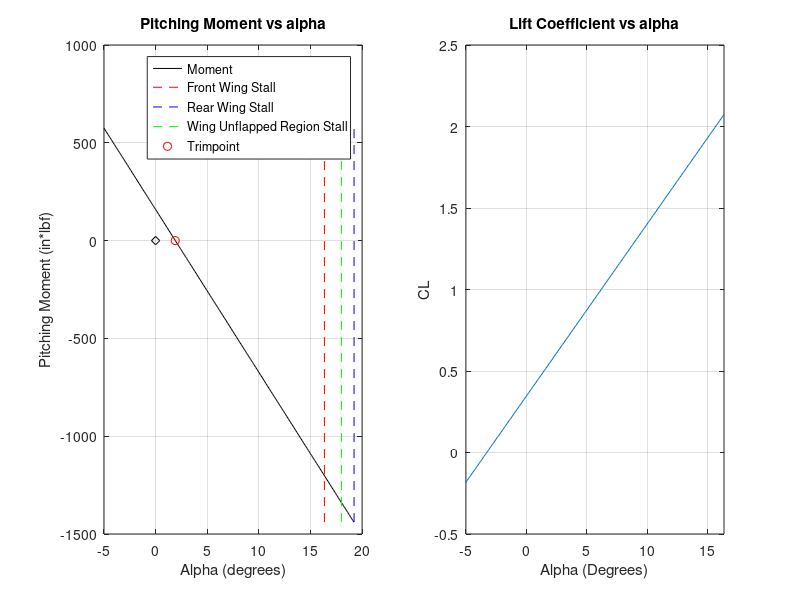

This chart was generated by the following MATLAB code:
%Alexander Walsh 6/13/2024
clear
format compact

%This script plots an approximation of the longitudinal moment vs alpha for
%a tandem wing aircraft. Assumes a trapezoidal wing with control surface
%chord radios of 0.3 (optimal).

%NOTE: This script is a linear approximation, it should only be used to get
%an idea of control surface deflections for trimpoints of the aircraft

%================================= INPUT ==================================

%Wing locations, cg location (inches)
x1 = 11;
x2 = 61;
xcg = 38.5;
%Wing dimensions (inches)
b1 = 57.6;%TOTAL span
b2 = 88.4;%TOTAL span
CR1 = 12;%root chord
CR2 = 19.6;%tip chord
lambda1 = 0.6;
lambda2 = 0.5;
ai1 = 3.8;%incidence, degrees
ai2 = 1.7;%incidence, degrees
%Control surface locations (semispan startpoints as a coefficient
%from 0 to 1 of the semispan
bCS1 = 0.5;
bCS2 = 0.5;
%Control surface deflections (degrees, positive is TE up) +-45 degrees MAX
dE1 = -15;
dE2 = 10;
%airfoil characteristics (2D, degrees and degrees^-1)
CLmax = 1.78;
aStall = 18;
aZL = -1.2;
CLa = 0.104;
%other parameters
Vinf = 80;%ft/s
rho = 0.00238;%slug/cu.ft

%==========================================================================

%wing area (square inches)
S1 = (CR1+lambda1*CR1)*0.5*(b1);
S2 = (CR2+lambda2*CR2)*0.5*(b2);

%get airfoil coefficients for deflected control surfaces
%The following anonymous functions are approximated from the data in table
%10-4 of Gudmundsson sectino 10.3 for a plain flap with a chord radio cf/c
%of 0.3

CL0 = -1*aZL*CLa;
dCLmax = @(d) ((0.51)/(45))*(d);
daStall = @(d) (0.002444*((abs(d)-30).^2)-2.2).*sign(d)*-1;
dCL0 = @(d) 0.078*sqrt(abs(d)).*sign(d).*-1;

%define anonymous function for lift distribution (raymer), function of
%semispan ratio (https://www.desmos.com/calculator/t7tn69ne86)
CLratio = @(b) (sqrt((1.27^2)*(1-(b^2))))*(((0.78*b)^3.4)-0.2*b+1);

%get airfoil parameters for deflected control surfaces
CLmax1 = CLmax+dCLmax(dE1);
CLmax2 = CLmax+dCLmax(dE2);
aStall1 = aStall+daStall(dE1);
aStall2 = aStall+daStall(dE2);
CL01 = CL0+dCL0(dE1);
CL02 = CL0+dCL0(dE2);
CLa1 = (CLmax1-CL0)/aStall1;
CLa2 = (CLmax2-CL0)/aStall2;

%unit conversions (inches/square inches to ft/square ft)
b1 = b1/12; b2 = b2/12;
S1 = S1/144; S2 = S2/144;
CR1 = CR1/12; CR2 = CR2/12;
Chord1 = @(b) CR1+(lambda1*CR1-CR1)*b;
Chord2 = @(b) CR2+(lambda1*CR2-CR2)*b;

q = 0.5*rho*(Vinf^2);
%wing inner section area
Sinner1 = (CR1+Chord1(bCS1))*0.5*(bCS1)*(b1);
Sinner2 = (CR2+Chord2(bCS2))*0.5*(bCS2)*(b2);
%wing outer (flapped) section area
Souter1 = (Chord1(bCS1)+lambda1*CR1)*0.5*(1-bCS1)*(b1);
Souter2 = (Chord2(bCS2)+lambda2*CR2)*0.5*(1-bCS2)*(b2);

%for each alpha (degrees)
M1plot = [];
M2plot = [];
aPlot = [];
Lplot = [];
for a = -5:0.1:max([aStall1,aStall2])
    alpha1 = a+ai1;
    alpha2 = a+ai2;
    %Lift force lbf
    Linner1 = q*Sinner1*(CL0+CLa*alpha1);
    Louter1 = q*Souter1*(CL01+CLa1*alpha1);
    Linner2 = q*Sinner2*(CL0+CLa*alpha2);
    Louter2 = q*Souter2*(CL02+CLa2*alpha2);
    %correct for spanwise lift distribution
    Linner1 = Linner1*CLratio(bCS1*0.5);
    Louter1 = Louter1*CLratio(bCS1+(1-bCS1)*0.5);
    Linner2 = Linner2*CLratio(bCS2*0.5);
    Louter2 = Louter2*CLratio(bCS2+(1-bCS2)*0.5);
    L1 = Linner1+Louter1;
    L2 = Linner2+Louter2;
    %Pitching moment in*lbf
    M1 = (Linner1+Louter1)*(xcg-x1);
    M2 = (Linner2+Louter2)*(xcg-x2); 
    %sae data to plot
    M1plot = [M1plot,M1];
    M2plot = [M2plot,M2];
    aPlot = [aPlot,a];
    Lplot = [Lplot,L1+L2];
    
end

subplot(1,2,1)
Mplot = M1plot+M2plot;
[tpMoment,tpIndex] = min(abs(Mplot));
plot(aPlot,Mplot,'k')
hold on
grid on
plot([aStall1,aStall1],[min(Mplot),max(Mplot)],'r--')
plot([aStall2,aStall2],[min(Mplot),max(Mplot)],'b--')
plot([aStall,aStall],[min(Mplot),max(Mplot)],'g--')
plot(aPlot(tpIndex),0,'ro')
plot(0,0,'kd')
legend("Moment","Front Wing Stall","Rear Wing Stall","Wing Unflapped Region Stall","Trimpoint")
xlabel("Alpha (degrees)")
ylabel("Pitching Moment (in*lbf)")
title("Pitching Moment vs alpha")

subplot(1,2,2)
CLplot = Lplot/(q*(S1+S2));
plot(aPlot,CLplot)
xlabel("Alpha (Degrees)")
ylabel("CL")
grid on
xlim([min(aPlot),min([aStall1,aStall2,aStall])])
title("Lift Coefficient vs alpha")

disp("  Pitching Moment Results")
fprintf("Trimpoint at alpha: %.2f degrees\n",aPlot(tpIndex))
fprintf("Trimpoint CL: %.3f (%.2f lbf of lift)\n",CLplot(tpIndex),Lplot(tpIndex))

if (Mplot(end)<Mplot(1))
    fprintf("Acft is statically stable\n\n")
else
    fprintf("Acft is statically unstable\n\n")
end
